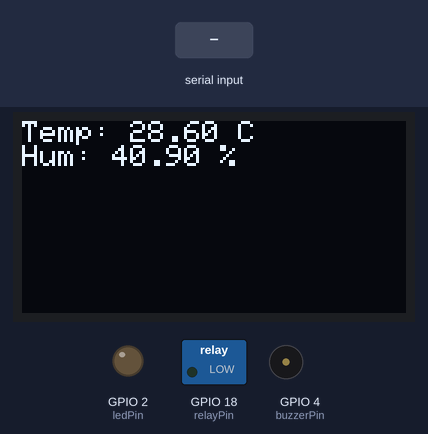
Simulated run of this sketch. Board: ESP32. Parts: 128×64 one-colour display, switched loads named in the sketch (green lamp = pin HIGH), output pins drawn as LEDs (lit = HIGH), buzzer (waves = sounding). The test bench sets the inputs (shaded band). Random numbers use the default seed unless the sketch sets one; nothing arrives over Bluetooth unless stated; what the sketch prints to the serial monitor is not drawn.

Above: at 2.6 s.
2.7 s: "a" received over the second serial link
At 5.1 s:
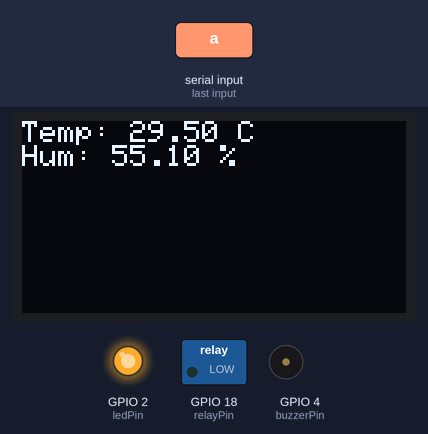
5.5 s: "c" received over the second serial link
At 6.9 s:
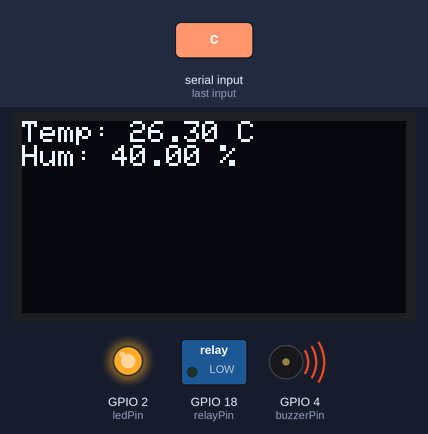
8.5 s: "b" received over the second serial link
At 8.9 s:
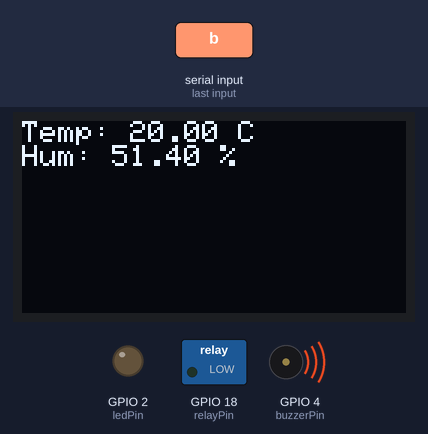
11.5 s: "e" received over the second serial link
At 12.5 s:
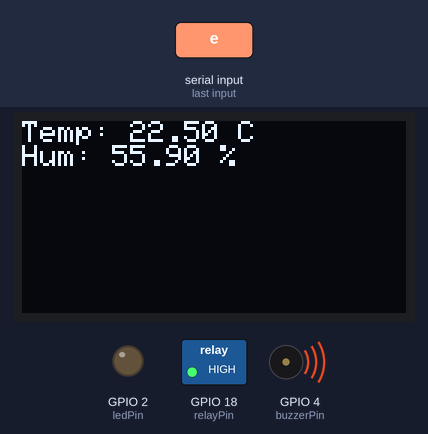
14.5 s: "d" received over the second serial link
At 14.8 s:
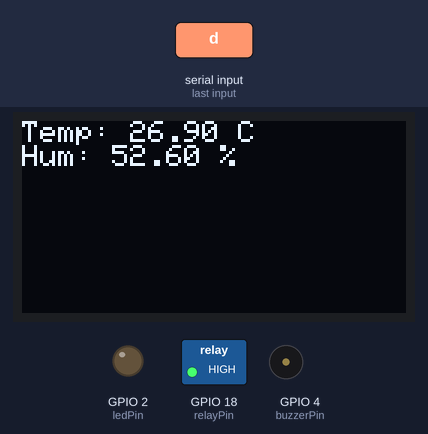
17.5 s: "f" received over the second serial link
At 19.3 s:
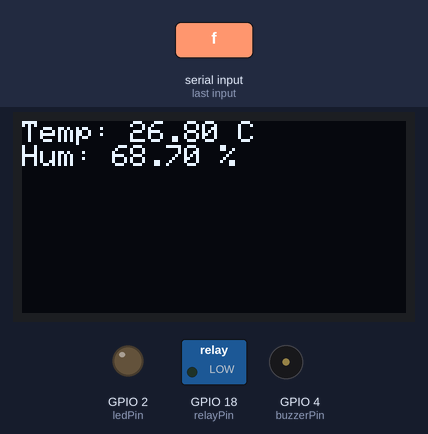
Timing chart, 0 to 20.8 s (numbered marks = the images above; inputs shaded):
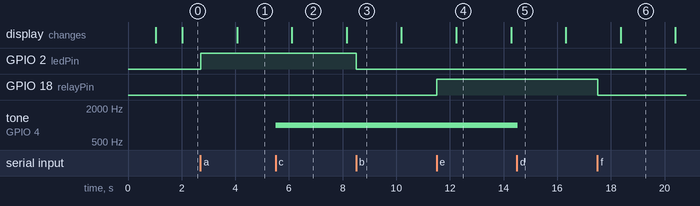

Measured:
- after the input at 2.7 s, GPIO 2 (ledPin): LOW → HIGH at once
- after the input at 5.5 s, tone on GPIO 4 (buzzerPin): silent → 1000 Hz at once
- after the input at 8.5 s, GPIO 2 (ledPin): HIGH → LOW at once
- after the input at 11.5 s, GPIO 18 (relayPin): LOW → HIGH at once
- after the input at 14.5 s, tone on GPIO 4 (buzzerPin): 1000 Hz → silent at once
- after the input at 17.5 s, GPIO 18 (relayPin): HIGH → LOW at once
- what the display in image 2 shows lasts 2.1 s, from 6.1 s to 8.2 s

The sketch:

bluetooth_control.ino
```cpp
#include <Wire.h>
#include <Adafruit_GFX.h>
#include <Adafruit_SSD1306.h>
#include "BluetoothSerial.h"

#define SCREEN_WIDTH 128
#define SCREEN_HEIGHT 64
Adafruit_SSD1306 display(SCREEN_WIDTH, SCREEN_HEIGHT, &Wire, -1);

int ledPin = 2;
int buzzerPin = 4;
int relayPin = 18;

int buzzerFreq = 5000;
int buzzerResolution = 8;
int buzzerVolume = 20;   // Low volume

BluetoothSerial SerialBT;

unsigned long lastUpdate = 0;
float temperature = 25.0;
float humidity = 50.0;

void setup() {
  Serial.begin(115200);
  delay(1000);

  pinMode(ledPin, OUTPUT);
  pinMode(relayPin, OUTPUT);
  digitalWrite(relayPin, LOW);
  ledcAttach(buzzerPin, buzzerFreq, buzzerResolution);

  randomSeed(analogRead(0));

  if(!display.begin(SSD1306_SWITCHCAPVCC, 0x3C)) {
    Serial.println(F("SSD1306 allocation failed"));
    for(;;);
  }
  display.clearDisplay();

  SerialBT.begin("ESP32test");   // Bluetooth device name
  Serial.println("Bluetooth started. Send:");
  Serial.println("a = LED ON, b = LED OFF");
  Serial.println("c = Buzzer ON, d = Buzzer OFF");
  Serial.println("e = Relay ON, f = Relay OFF");
}

void updateDisplay() {
  display.clearDisplay();
  display.setTextSize(1);
  display.setTextColor(WHITE);
  display.setCursor(0,0);
  display.println("Temp: " + String(temperature) + " C");
  display.println("Hum: " + String(humidity) + " %");
  display.display();
}

void loop() {
  // Update simulated temperature/humidity every 2 seconds
  if (millis() - lastUpdate > 2000) {
    temperature = random(200, 350) / 10.0;
    humidity = random(400, 700) / 10.0;
    updateDisplay();
    lastUpdate = millis();
  }

  // Handle Bluetooth commands
  if (SerialBT.available()) {
    char message = SerialBT.read();
    Serial.write(message);

    switch (message) {
      case 'a':
        digitalWrite(ledPin, HIGH);
        SerialBT.println("LED Turned ON");
        break;
      case 'b':
        digitalWrite(ledPin, LOW);
        SerialBT.println("LED Turned OFF");
        break;
      case 'c':
        ledcWriteTone(buzzerPin, 1000);
        ledcWrite(buzzerPin, buzzerVolume);
        SerialBT.println("Buzzer Turned ON");
        break;
      case 'd':
        ledcWrite(buzzerPin, 0);
        SerialBT.println("Buzzer Turned OFF");
        break;
      case 'e':
        digitalWrite(relayPin, HIGH);
        SerialBT.println("Relay Turned ON");
        break;
      case 'f':
        digitalWrite(relayPin, LOW);
        SerialBT.println("Relay Turned OFF");
        break;
      default:
        SerialBT.println("Invalid Input");
        break;
    }
  }

  delay(20);
}
```
